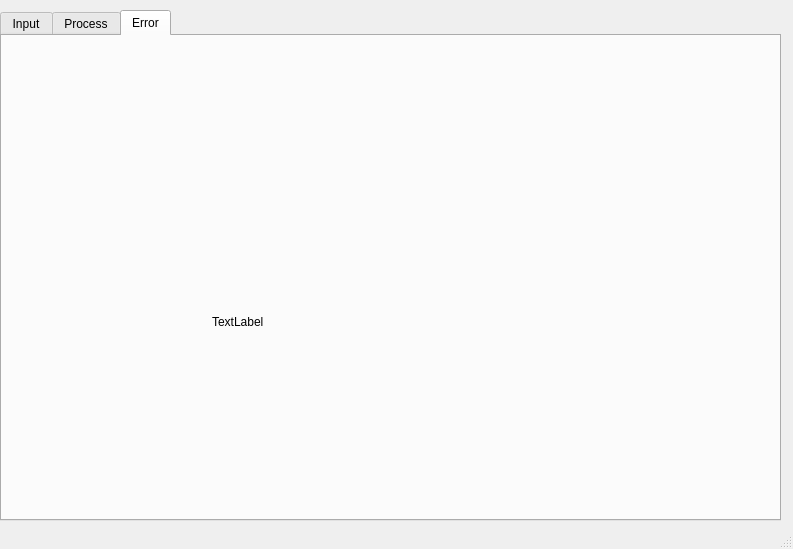
<?xml version="1.0" encoding="UTF-8"?>
<ui version="4.0">
 <class>MainWindow</class>
 <widget class="QMainWindow" name="MainWindow">
  <property name="geometry">
   <rect>
    <x>0</x>
    <y>0</y>
    <width>793</width>
    <height>549</height>
   </rect>
  </property>
  <property name="windowTitle">
   <string>MainWindow</string>
  </property>
  <widget class="QWidget" name="centralwidget">
   <widget class="QTabWidget" name="tabWidget">
    <property name="geometry">
     <rect>
      <x>0</x>
      <y>10</y>
      <width>781</width>
      <height>511</height>
     </rect>
    </property>
    <property name="currentIndex">
     <number>2</number>
    </property>
    <widget class="QWidget" name="tabInput">
     <attribute name="title">
      <string>Input</string>
     </attribute>
     <widget class="QPlainTextEdit" name="tbox_config">
      <property name="geometry">
       <rect>
        <x>10</x>
        <y>40</y>
        <width>271</width>
        <height>41</height>
       </rect>
      </property>
     </widget>
     <widget class="QLabel" name="label_4">
      <property name="geometry">
       <rect>
        <x>400</x>
        <y>10</y>
        <width>261</width>
        <height>16</height>
       </rect>
      </property>
      <property name="text">
       <string>Select Output Folder</string>
      </property>
     </widget>
     <widget class="QPushButton" name="pbInputFolder">
      <property name="geometry">
       <rect>
        <x>300</x>
        <y>320</y>
        <width>81</width>
        <height>21</height>
       </rect>
      </property>
      <property name="text">
       <string>Select Folder</string>
      </property>
     </widget>
     <widget class="QPushButton" name="pbOutputFolder">
      <property name="geometry">
       <rect>
        <x>690</x>
        <y>50</y>
        <width>81</width>
        <height>21</height>
       </rect>
      </property>
      <property name="text">
       <string>Select Folder</string>
      </property>
     </widget>
     <widget class="QPushButton" name="pbConfig">
      <property name="geometry">
       <rect>
        <x>300</x>
        <y>50</y>
        <width>81</width>
        <height>21</height>
       </rect>
      </property>
      <property name="text">
       <string>Select File</string>
      </property>
     </widget>
     <widget class="QLabel" name="label_2">
      <property name="geometry">
       <rect>
        <x>10</x>
        <y>140</y>
        <width>261</width>
        <height>16</height>
       </rect>
      </property>
      <property name="text">
       <string>Select Task List excel file</string>
      </property>
     </widget>
     <widget class="QLabel" name="label">
      <property name="geometry">
       <rect>
        <x>10</x>
        <y>10</y>
        <width>261</width>
        <height>16</height>
       </rect>
      </property>
      <property name="text">
       <string>Select Configuration excel file</string>
      </property>
     </widget>
     <widget class="QPlainTextEdit" name="tbox_tasklist">
      <property name="geometry">
       <rect>
        <x>10</x>
        <y>170</y>
        <width>271</width>
        <height>41</height>
       </rect>
      </property>
     </widget>
     <widget class="QPlainTextEdit" name="tbox_OutputFolder">
      <property name="geometry">
       <rect>
        <x>400</x>
        <y>40</y>
        <width>271</width>
        <height>41</height>
       </rect>
      </property>
     </widget>
     <widget class="QLabel" name="label_3">
      <property name="geometry">
       <rect>
        <x>10</x>
        <y>280</y>
        <width>261</width>
        <height>16</height>
       </rect>
      </property>
      <property name="text">
       <string>Select Input Folder</string>
      </property>
     </widget>
     <widget class="QPushButton" name="pbTaskList">
      <property name="geometry">
       <rect>
        <x>300</x>
        <y>180</y>
        <width>81</width>
        <height>21</height>
       </rect>
      </property>
      <property name="text">
       <string>Select File</string>
      </property>
     </widget>
     <widget class="QPlainTextEdit" name="tbox_InputFolder">
      <property name="geometry">
       <rect>
        <x>10</x>
        <y>310</y>
        <width>271</width>
        <height>41</height>
       </rect>
      </property>
     </widget>
     <widget class="QPushButton" name="pbRun">
      <property name="geometry">
       <rect>
        <x>680</x>
        <y>440</y>
        <width>75</width>
        <height>24</height>
       </rect>
      </property>
      <property name="text">
       <string>Run</string>
      </property>
     </widget>
    </widget>
    <widget class="QWidget" name="tabProcess">
     <attribute name="title">
      <string>Process</string>
     </attribute>
     <widget class="QProgressBar" name="ProgressBar">
      <property name="geometry">
       <rect>
        <x>130</x>
        <y>120</y>
        <width>261</width>
        <height>31</height>
       </rect>
      </property>
      <property name="value">
       <number>24</number>
      </property>
     </widget>
    </widget>
    <widget class="QWidget" name="tabError">
     <attribute name="title">
      <string>Error</string>
     </attribute>
     <widget class="QLabel" name="lbOutput">
      <property name="geometry">
       <rect>
        <x>210</x>
        <y>160</y>
        <width>411</width>
        <height>251</height>
       </rect>
      </property>
      <property name="text">
       <string>TextLabel</string>
      </property>
     </widget>
    </widget>
   </widget>
  </widget>
  <widget class="QMenuBar" name="menubar">
   <property name="geometry">
    <rect>
     <x>0</x>
     <y>0</y>
     <width>793</width>
     <height>22</height>
    </rect>
   </property>
  </widget>
  <widget class="QStatusBar" name="statusbar"/>
 </widget>
 <resources/>
 <connections/>
</ui>
